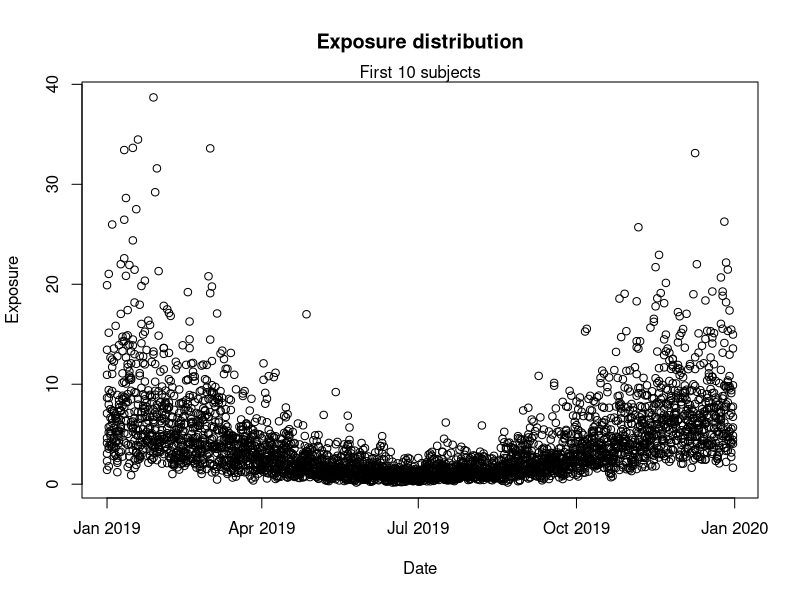

The R script that drew this image: (Note: this script raises an error after producing the figure.)
################################################################################
# Updated version of the R code for the simulation study in:
#
#  "The case time series analysis"
#  Antonio Gasparrini
#  http://www.ag-myresearch.com/2021_gasparrini_epidemiol.html
#
# * an updated version of this code is available at:
#   https://github.com/gasparrini/CaseTimeSeries
################################################################################

################################################################################
# SIMULATED SCENARIO: BINARY OUTCOME
################################################################################

# PACKAGES
library(splines)
library(gnm); library(survival)
library(data.table) ; library(scales)
library(foreach) ; library(doParallel)

# SET SEED
set.seed(13041975)

# SET SIMULATION SETTINGS
nsim <- 50000#

# SET PARAMETERS: NUMBER OF SUBJECTS, FOLLOW-UP, TIME VARIABLES
n <- 500
dstart <- as.Date("2019-01-01")
dend <- as.Date("2019-12-31")
date <- seq(dstart, dend, by=1)

################################################################################
# PREPARE THE DATA

# GENERATE DATASET
data <- data.table(id = factor(rep(seq(n), each=length(date))), date = date)

# TRUE EFFECT OF CONTINUOUS EXPOSURE 
beta <- log(1.0025)

################################################################################
# EXAMPLE

# SIMULATE SEASONAL CONTINUOUS EXPOSURE
fexp <- function(date) exp(cos(yday(date)*2*pi/365) + 1 +
    as.numeric(arima.sim(list(ar=0.5), length(date), sd=0.5)))
data[, x := fexp(date), by=id]
plot(fexp(date)~date, data[id%in%1:10], type="p", ylab="Exposure", xlab="Date",
  main="Exposure distribution")
mtext("First 10 subjects")

# DEFINE EXPOSURE HISTORY AND THE CUMULATED EXPOSURE OVER LAG TIMES 0-10
exphist <- as.matrix(data[, shift(x, 0:10, fill=0), by=id][,2:12])
data$cumexp <- rowSums(exphist)

# COMPUTE BASELINE PROBABILITY AND RISK ASSOCIATED TO EXPOSURE
pbase <- 0.10
data$orexp <- exp(data$cumexp*beta)

# SIMULATE THE OUTCOME (BINARY)
data[, y := rbinom(length(date), 1, plogis(qlogis(pbase) + log(orexp))), by=id]

# RUN THE MODEL
mod <- gnm(y ~ cumexp, eliminate=id, data=data, family="binomial")

# ESTIMATED EFFECT
beta ; coef(mod)[[1]]

################################################################################
# SIMULATIONS

# SET THE PARALLELIZATION
ncores <- detectCores()
cl <- makeCluster(max(1,ncores-2))
registerDoParallel(cl)

# ITERATIONS USING FOREACH
pkg <- c("splines","gnm","survival","data.table")
eff <- foreach(i=seq(nsim), .packages=pkg, .combine=rbind) %dopar% {
  
  # SET SEED
  set.seed(13041975+i)
  
  # SIMULATE EXPOSURE, RISKS, OUTCOME (AS ABOVE)
  data[, x := fexp(date), by=id]
  exphist <- as.matrix(data[, shift(x, 0:10, fill=0), by=id][,2:12])
  data$cumexp <- rowSums(exphist)
  data$orexp <- exp(data$cumexp*beta)
  data[, y := rbinom(length(date), 1, plogis(qlogis(pbase) + log(orexp))), by=id]
  
  # RUN THE MODEL AND EXTRACT COEF-VCOV
  mod <- gnm(y ~ cumexp, eliminate=id, data=data, family="binomial")
  coef <- coef(mod)[[1]]
  vcov <- as.matrix(vcov(mod))[1,1]
  cilow <- (coef-qnorm(0.975)*sqrt(vcov)) 
  cihigh <- (coef+qnorm(0.975)*sqrt(vcov))
  
  # STORE THE RESULTS
  cbind(est = coef, cov = cilow < beta & cihigh > beta)
}

# STOP CLUSTER
stopCluster(cl)

################################################################################
# RESULTS

# RELATIVE BIAS (%) 
(bias <- (mean(eff[,1])-beta)/beta * 100)

# COVERAGE
(cov <- mean(eff[,2]))

# RELATIVE RMSE (%) 
(rmse <- sqrt(mean((eff[,1]-beta)^2))/beta * 100)
